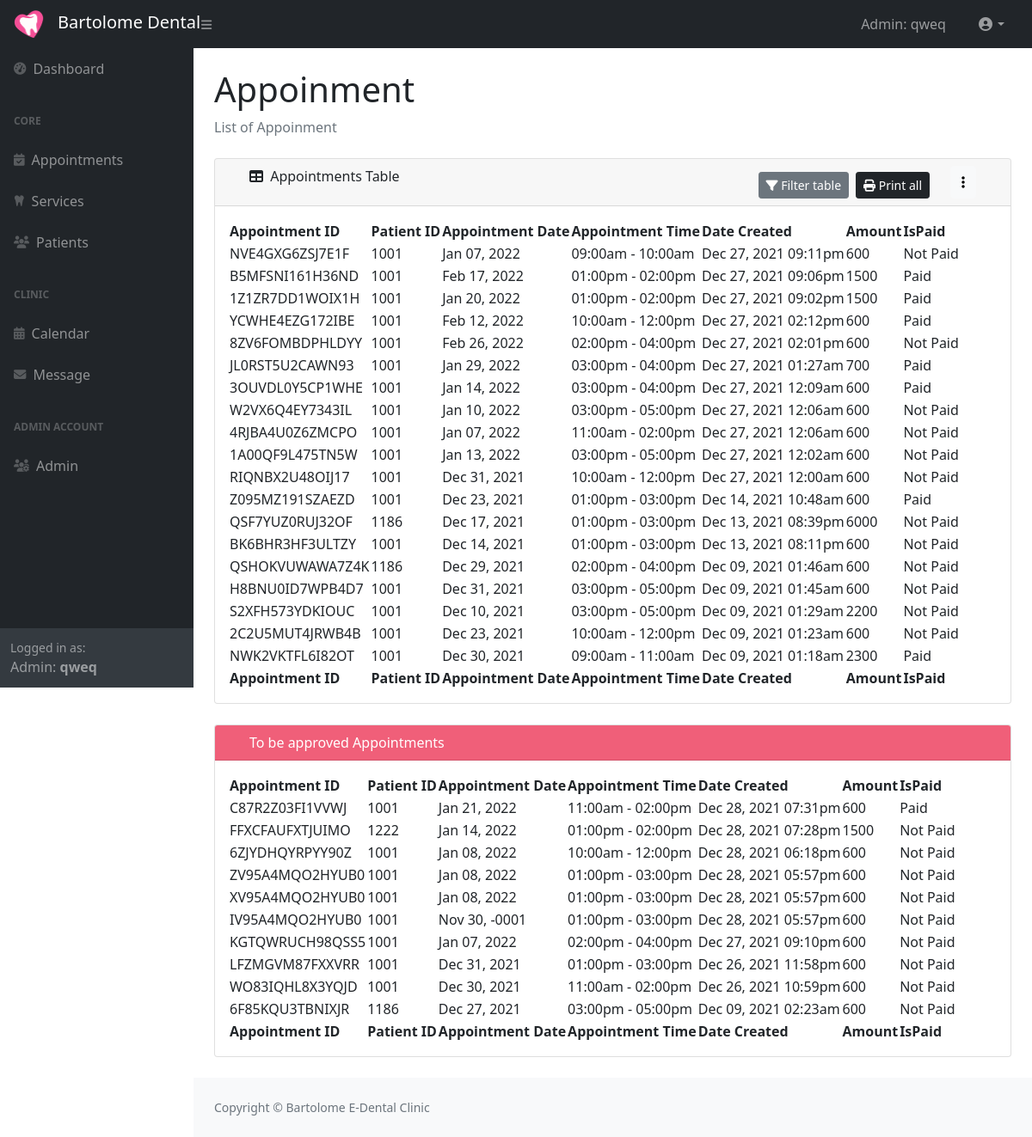
/admin/appointment.php (signed in), run on the app's committed database.
### tables this page shows
CREATE TABLE `appointment` (
  `Appointment_Id` varchar(20) NOT NULL,
  `Patient_ID` int(5) NOT NULL,
  `Contact` varchar(12) NOT NULL,
  `Appoinment_Date` date NOT NULL,
  `Appointment_StartTime` time NOT NULL,
  `Appointment_EndTime` time NOT NULL,
  `Duration_Minutes` int(3) NOT NULL,
  `Allotted_Hours` int(2) NOT NULL,
  `Date_Created` datetime NOT NULL,
  `Payment_Method` varchar(25) NOT NULL,
  `IsPaid` tinyint(1) NOT NULL,
  `Amount` int(6) NOT NULL,
  `IsDone` tinyint(1) NOT NULL,
  `IsApproved` tinyint(1) NOT NULL
);

### classes/databaseConnection.class.php (called while the page is built)
<?php
class DatabaseConnection {
    private $host = 'localhost';
    private $user = 'root';
    private $password = '';
    private $databaseName = 'dentalclinic_system';
    protected function connect(){
        try{
            $dsn = 'mysql:host='. $this->host .';dbname='. $this->databaseName;
            $pdo =  new PDO($dsn, $this->user, $this->password);
            $pdo->setAttribute(PDO::ATTR_DEFAULT_FETCH_MODE,PDO::FETCH_ASSOC);
            return $pdo;
        }catch(PDOException $e){
            print "Error: " .$e->getMessage() . "<br/>";
            die();
        }
    }
}

### classes/appoinment.class.php (called while the page is built, shortened)
<?php
include_once 'databaseConnection.class.php';
class Appointment extends DatabaseConnection
{
    public function getAllAppointment()
    {
        $sql = "SELECT * FROM `appointment` ORDER BY `Date_Created` DESC";
        $stmt = $this->connect()->query($sql);
        return $stmt;
    }
}

### admin/appointment.php (the view, shortened to what this page needs)
<!DOCTYPE html>
<html lang="en">
<head>
    <?php include 'html-head.php' ?>
</head>
<body class="sb-nav-fixed">
    <?php include 'nav_top.php' ?>
    <div id="layoutSidenav">
        <?php include 'nav_side.php' ?>
        <div id="layoutSidenav_content">
            <main>
                <div class="container-fluid px-4">
                    <h1 class="mt-4">Appoinment</h1>
                    <ol class="breadcrumb mb-4">
                        <li class="breadcrumb-item active" aria-current="page">List of Appoinment</li>
                    </ol>
                    <div class="row">
                        <div class="col-lg-12">
                            <div class="card mb-4">
                                <div class="card-header">
                                    <div class="container">
                                        <div class="row">
                                            <div class="col">
                                                <i class="fas fa-table me-1"></i> Appointments Table
                                            </div>
                                            <div class="col-auto align-self-end">
                                                <div class="row gx-0">
                                                    <div class="col-auto">
                                                        <button type="button" class="btn btn-secondary btn-sm w-auto float-end mx-2" data-bs-toggle="modal" data-bs-target="#filteringModal">
                                                            <i class="fa fa-filter"></i>
                                                            Filter table
                                                        </button>
                                                    </div>
                                                    <div class="col-auto">
                                                        <form action="appointmentFile" method="post" target="_blank">
                                                            <button type="submit" class="btn btn-dark btn-sm w-auto float-end">
                                                                <i class="fa fa-print"></i>
                                                                Print all
                                                            </button>
                                                        </form>
                                                    </div>
                                                </div>
                                            </div>
                                            <div class="col-auto">
                                                <div class="dropdown float-end">
                                                    <a class="btn btn-light" href="#" role="button" id="dropdownMenuLink" data-bs-toggle="dropdown" aria-expanded="false">
                                                        <i class="fa fa-ellipsis-v" aria-hidden="true"></i>
                                                    </a>
                                                </div>
                                            </div>
                                        </div>
                                    </div>
                                </div>
                                <div class="card-body">
                                    <?php
                                    include_once '../classes/appoinment.class.php';
                                    $appointment_obj = new Appointment();
                                    $stmt_appointments = $appointment_obj->getAllAppointment();
                                    ?>
                                    <table class="datatablesSimple">
                                        <thead>
                                            <tr>
                                                <th>Appointment ID</th>
                                                <th>Patient ID</th>
                                                <th>Appointment Date</th>
                                                <th>Appointment Time</th>
                                                <th>Date Created</th>
                                                <th>Amount</th>
                                                <th>IsPaid</th>
                                            </tr>
                                        </thead>
                                        <tfoot>
                                            <tr>
                                                <th>Appointment ID</th>
                                                <th>Patient ID</th>
                                                <th>Appointment Date</th>
                                                <th>Appointment Time</th>
                                                <th>Date Created</th>
                                                <th>Amount</th>
                                                <th>IsPaid</th>
                                            </tr>
                                        </tfoot>
                                        <tbody>
                                            <?php
                                            while ($row = $stmt_appointments->fetch()) {
                                                if ($row['IsApproved'] == 1) {
                                                    $isPaid = ($row["IsPaid"]) ? "Paid" : "Not Paid";
                                                    $appDate = date_create($row["Appoinment_Date"]);
                                                    $appTime_Start = date_create($row["Appointment_StartTime"]);
                                                    $appTime_End = date_create($row["Appointment_EndTime"]);
                                                    $dateCreated = date_create($row["Date_Created"]);
                                                    $row = "<tr class='appointmentRow' data-bs-toggle='tooltip' data-bs-placement='bottom' " .
                                                        "title='Click to view'>" .
                                                        "<td class='appid'>" . $row["Appointment_Id"] . "</td>" .
                                                        "<td>" . $row["Patient_ID"] . "</td>" .
                                                        "<td>" . date_format($appDate, "M d, Y") . "</td>" .
                                                        "<td>" . date_format($appTime_Start, " h:ia") . " - " . date_format($appTime_End, " h:ia") . "</td>" .
                                                        "<td>" . date_format($dateCreated, "M d, Y h:ia") . "</td>" .
                                                        "<td>" . $row["Amount"] . "</td>" .
                                                        "<td>" . $isPaid . "</td>" .
                                                        "</tr>";
                                                    echo $row;
                                                }
                                            }
                                            ?>
                                        </tbody>
                                    </table>
                                </div>
                            </div>
                        </div>
                        <div class="col-lg-12">
                            <div class="card mb-4">
                                <div class="card-header bg-pink text-white">
                                    <div class="container">
                                        <div class="row">
                                            <div class="col">To be approved Appointments
                                            </div>
                                        </div>
                                    </div>
                                </div>
                                <div class="card-body">
                                    <?php
                                    $stmt_appointments2 = $appointment_obj->getAllAppointment();
                                    ?>
                                    <table class="datatablesSimple2">
                                        <thead>
                                            <tr>
                                                <th>Appointment ID</th>
                                                <th>Patient ID</th>
                                                <th>Appointment Date</th>
                                                <th>Appointment Time</th>
                                                <th>Date Created</th>
                                                <th>Amount</th>
                                                <th>IsPaid</th>
                                            </tr>
                                        </thead>
                                        <tfoot>
                                            <tr>
                                                <th>Appointment ID</th>
                                                <th>Patient ID</th>
                                                <th>Appointment Date</th>
                                                <th>Appointment Time</th>
                                                <th>Date Created</th>
                                                <th>Amount</th>
                                                <th>IsPaid</th>
                                            </tr>
                                        </tfoot>
                                        <tbody>
                                            <?php
                                            while ($row = $stmt_appointments2->fetch()) {
                                                if ($row['IsApproved'] == 0) {
                                                    $isPaid = ($row["IsPaid"]) ? "Paid" : "Not Paid";
                                                    $appDate = date_create($row["Appoinment_Date"]);
                                                    $appTime_Start = date_create($row["Appointment_StartTime"]);
                                                    $appTime_End = date_create($row["Appointment_EndTime"]);
                                                    $dateCreated = date_create($row["Date_Created"]);
                                                    $row = "<tr class='appointmentRow' data-bs-toggle='tooltip' data-bs-placement='bottom' " .
                                                        "title='Click to view'>" .
                                                        "<td class='appid'>" . $row["Appointment_Id"] . "</td>" .
                                                        "<td>" . $row["Patient_ID"] . "</td>" .
                                                        "<td>" . date_format($appDate, "M d, Y") . "</td>" .
                                                        "<td>" . date_format($appTime_Start, " h:ia") . " - " . date_format($appTime_End, " h:ia") . "</td>" .
                                                        "<td>" . date_format($dateCreated, "M d, Y h:ia") . "</td>" .
                                                        "<td>" . $row["Amount"] . "</td>" .
                                                        "<td>" . $isPaid . "</td>" .
                                                        "</tr>";
                                                    echo $row;
                                                }
                                            }
                                            ?>
                                        </tbody>
                                    </table>
                                </div>
                            </div>
                        </div>
                    </div>
                </div>
            </main>
            <?php include 'html-footer.php' ?>
        </div>
    </div>
</body>
</html>

### admin/styles/style.css (style rules this page uses)
table { border: none; outline: none; }
table tr, table td, table th { border: none; }
.bg-pink { background-color: #F05F79; }

### data on the page
appointment: Appointment_Id "NVE4GXG6ZSJ7E1F", Patient_ID "1001", Appoinment_Date "Jan 07, 2022", Appointment_StartTime "09:00am", Appointment_EndTime "10:00am", Date_Created "Dec 27, 2021 09:11pm", Amount "600", IsPaid "Not Paid"
appointment: Appointment_Id "B5MFSNI161H36ND", Patient_ID "1001", Appoinment_Date "Feb 17, 2022", Appointment_StartTime "01:00pm", Appointment_EndTime "02:00pm", Date_Created "Dec 27, 2021 09:06pm", Amount "1500", IsPaid "Paid"
appointment: Appointment_Id "1Z1ZR7DD1WOIX1H", Patient_ID "1001", Appoinment_Date "Jan 20, 2022", Appointment_StartTime "01:00pm", Appointment_EndTime "02:00pm", Date_Created "Dec 27, 2021 09:02pm", Amount "1500", IsPaid "Paid"
appointment: Appointment_Id "YCWHE4EZG172IBE", Patient_ID "1001", Appoinment_Date "Feb 12, 2022", Appointment_StartTime "10:00am", Appointment_EndTime "12:00pm", Date_Created "Dec 27, 2021 02:12pm", Amount "600", IsPaid "Paid"
appointment: Appointment_Id "8ZV6FOMBDPHLDYY", Patient_ID "1001", Appoinment_Date "Feb 26, 2022", Appointment_StartTime "02:00pm", Appointment_EndTime "04:00pm", Date_Created "Dec 27, 2021 02:01pm", Amount "600", IsPaid "Not Paid"
appointment: Appointment_Id "JL0RST5U2CAWN93", Patient_ID "1001", Appoinment_Date "Jan 29, 2022", Appointment_StartTime "03:00pm", Appointment_EndTime "04:00pm", Date_Created "Dec 27, 2021 01:27am", Amount "700", IsPaid "Paid"
appointment: Appointment_Id "3OUVDL0Y5CP1WHE", Patient_ID "1001", Appoinment_Date "Jan 14, 2022", Appointment_StartTime "03:00pm", Appointment_EndTime "04:00pm", Date_Created "Dec 27, 2021 12:09am", Amount "600", IsPaid "Paid"
appointment: Appointment_Id "W2VX6Q4EY7343IL", Patient_ID "1001", Appoinment_Date "Jan 10, 2022", Appointment_StartTime "03:00pm", Appointment_EndTime "05:00pm", Date_Created "Dec 27, 2021 12:06am", Amount "600", IsPaid "Not Paid"
appointment: Appointment_Id "4RJBA4U0Z6ZMCPO", Patient_ID "1001", Appoinment_Date "Jan 07, 2022", Appointment_StartTime "11:00am", Appointment_EndTime "02:00pm", Date_Created "Dec 27, 2021 12:06am", Amount "600", IsPaid "Not Paid"
appointment: Appointment_Id "1A00QF9L475TN5W", Patient_ID "1001", Appoinment_Date "Jan 13, 2022", Appointment_StartTime "03:00pm", Appointment_EndTime "05:00pm", Date_Created "Dec 27, 2021 12:02am", Amount "600", IsPaid "Not Paid"
appointment: Appointment_Id "RIQNBX2U48OIJ17", Patient_ID "1001", Appoinment_Date "Dec 31, 2021", Appointment_StartTime "10:00am", Appointment_EndTime "12:00pm", Date_Created "Dec 27, 2021 12:00am", Amount "600", IsPaid "Not Paid"
appointment: Appointment_Id "Z095MZ191SZAEZD", Patient_ID "1001", Appoinment_Date "Dec 23, 2021", Appointment_StartTime "01:00pm", Appointment_EndTime "03:00pm", Date_Created "Dec 14, 2021 10:48am", Amount "600", IsPaid "Paid"
appointment: Appointment_Id "QSF7YUZ0RUJ32OF", Patient_ID "1186", Appoinment_Date "Dec 17, 2021", Appointment_StartTime "01:00pm", Appointment_EndTime "03:00pm", Date_Created "Dec 13, 2021 08:39pm", Amount "6000", IsPaid "Not Paid"
appointment: Appointment_Id "BK6BHR3HF3ULTZY", Patient_ID "1001", Appoinment_Date "Dec 14, 2021", Appointment_StartTime "01:00pm", Appointment_EndTime "03:00pm", Date_Created "Dec 13, 2021 08:11pm", Amount "600", IsPaid "Not Paid"
appointment: Appointment_Id "QSHOKVUWAWA7Z4K", Patient_ID "1186", Appoinment_Date "Dec 29, 2021", Appointment_StartTime "02:00pm", Appointment_EndTime "04:00pm", Date_Created "Dec 09, 2021 01:46am", Amount "600", IsPaid "Not Paid"
appointment: Appointment_Id "H8BNU0ID7WPB4D7", Patient_ID "1001", Appoinment_Date "Dec 31, 2021", Appointment_StartTime "03:00pm", Appointment_EndTime "05:00pm", Date_Created "Dec 09, 2021 01:45am", Amount "600", IsPaid "Not Paid"
appointment: Appointment_Id "S2XFH573YDKIOUC", Patient_ID "1001", Appoinment_Date "Dec 10, 2021", Appointment_StartTime "03:00pm", Appointment_EndTime "05:00pm", Date_Created "Dec 09, 2021 01:29am", Amount "2200", IsPaid "Not Paid"
appointment: Appointment_Id "2C2U5MUT4JRWB4B", Patient_ID "1001", Appoinment_Date "Dec 23, 2021", Appointment_StartTime "10:00am", Appointment_EndTime "12:00pm", Date_Created "Dec 09, 2021 01:23am", Amount "600", IsPaid "Not Paid"
appointment: Appointment_Id "NWK2VKTFL6I82OT", Patient_ID "1001", Appoinment_Date "Dec 30, 2021", Appointment_StartTime "09:00am", Appointment_EndTime "11:00am", Date_Created "Dec 09, 2021 01:18am", Amount "2300", IsPaid "Paid"
appointment: Appointment_Id "C87R2Z03FI1VVWJ", Patient_ID "1001", Appoinment_Date "Jan 21, 2022", Appointment_StartTime "11:00am", Appointment_EndTime "02:00pm", Date_Created "Dec 28, 2021 07:31pm", Amount "600", IsPaid "Paid"
appointment: Appointment_Id "FFXCFAUFXTJUIMO", Patient_ID "1222", Appoinment_Date "Jan 14, 2022", Appointment_StartTime "01:00pm", Appointment_EndTime "02:00pm", Date_Created "Dec 28, 2021 07:28pm", Amount "1500", IsPaid "Not Paid"
appointment: Appointment_Id "6ZJYDHQYRPYY90Z", Patient_ID "1001", Appoinment_Date "Jan 08, 2022", Appointment_StartTime "10:00am", Appointment_EndTime "12:00pm", Date_Created "Dec 28, 2021 06:18pm", Amount "600", IsPaid "Not Paid"
appointment: Appointment_Id "ZV95A4MQO2HYUB0", Patient_ID "1001", Appoinment_Date "Jan 08, 2022", Appointment_StartTime "01:00pm", Appointment_EndTime "03:00pm", Date_Created "Dec 28, 2021 05:57pm", Amount "600", IsPaid "Not Paid"
appointment: Appointment_Id "XV95A4MQO2HYUB0", Patient_ID "1001", Appoinment_Date "Jan 08, 2022", Appointment_StartTime "01:00pm", Appointment_EndTime "03:00pm", Date_Created "Dec 28, 2021 05:57pm", Amount "600", IsPaid "Not Paid"
appointment: Appointment_Id "IV95A4MQO2HYUB0", Patient_ID "1001", Appoinment_Date "Nov 30, -0001", Appointment_StartTime "01:00pm", Appointment_EndTime "03:00pm", Date_Created "Dec 28, 2021 05:57pm", Amount "600", IsPaid "Not Paid"
appointment: Appointment_Id "KGTQWRUCH98QSS5", Patient_ID "1001", Appoinment_Date "Jan 07, 2022", Appointment_StartTime "02:00pm", Appointment_EndTime "04:00pm", Date_Created "Dec 27, 2021 09:10pm", Amount "600", IsPaid "Not Paid"
appointment: Appointment_Id "LFZMGVM87FXXVRR", Patient_ID "1001", Appoinment_Date "Dec 31, 2021", Appointment_StartTime "01:00pm", Appointment_EndTime "03:00pm", Date_Created "Dec 26, 2021 11:58pm", Amount "600", IsPaid "Not Paid"
appointment: Appointment_Id "WO83IQHL8X3YQJD", Patient_ID "1001", Appoinment_Date "Dec 30, 2021", Appointment_StartTime "11:00am", Appointment_EndTime "02:00pm", Date_Created "Dec 26, 2021 10:59pm", Amount "600", IsPaid "Not Paid"
appointment: Appointment_Id "6F85KQU3TBNIXJR", Patient_ID "1186", Appoinment_Date "Dec 27, 2021", Appointment_StartTime "03:00pm", Appointment_EndTime "05:00pm", Date_Created "Dec 09, 2021 02:23am", Amount "600", IsPaid "Not Paid"

### other printed values
$_SESSION["userAdmin"] "qweq"
